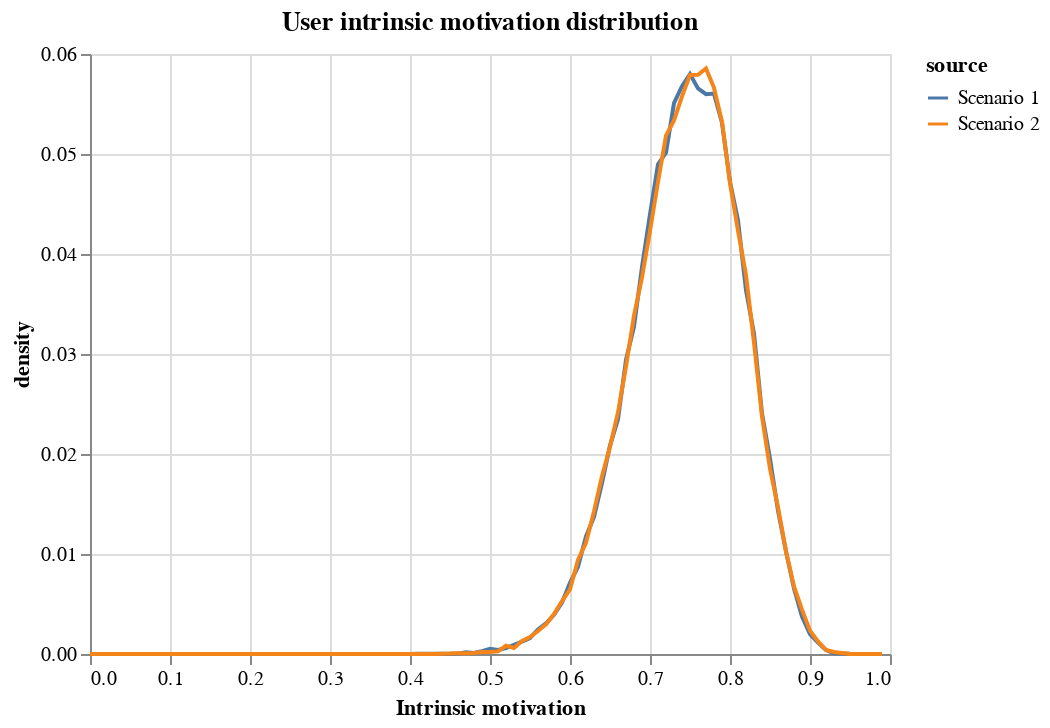

The notebook cell this image was saved under:
### Code cell
def motivation_bins(users, source):
    freq = pd.DataFrame(
        pd.cut(users['intrinsic_motivation'], np.linspace(0, 1, 101)).value_counts()
    ).reset_index(names='bin')

    freq['source'] = source
    freq['bin'] = freq['bin'].apply(lambda x: float(x.left)).astype(float)
    freq['intrinsic_motivation'] = freq['intrinsic_motivation'] / freq['intrinsic_motivation'].sum()
    return freq.rename({'intrinsic_motivation': 'density'}, axis=1)

frequencies = pd.concat([motivation_bins(perf_users, 'Scenario 1'), motivation_bins(real_users, 'Scenario 2')])

alt.Chart(frequencies).mark_line().encode(
    alt.X('bin', title='Intrinsic motivation'), alt.Y('density'), alt.Color('source')
).properties(title='User intrinsic motivation distribution')

### Figure 1 — Vega-Lite specification as saved in the notebook (floating-point values rounded to 4 significant figures; data arrays with more than 128 entries replaced by an {"elided": "..."} marker saying what was removed)
{"config": {"view": {"continuousWidth": 400, "continuousHeight": 300}}, "data": {"name": "data-44ec9e5fe4d62c5f248b952d623715f5"}, "mark": "line", "encoding": {"color": {"field": "source", "type": "nominal"}, "x": {"field": "bin", "title": "Intrinsic motivation", "type": "quantitative"}, "y": {"field": "density", "type": "quantitative"}}, "title": "User intrinsic motivation distribution", "$schema": "https://vega.github.io/schema/vega-lite/v4.17.0.json", "datasets": {"data-44ec9e5fe4d62c5f248b952d623715f5": {"elided": "200 records"}}}
